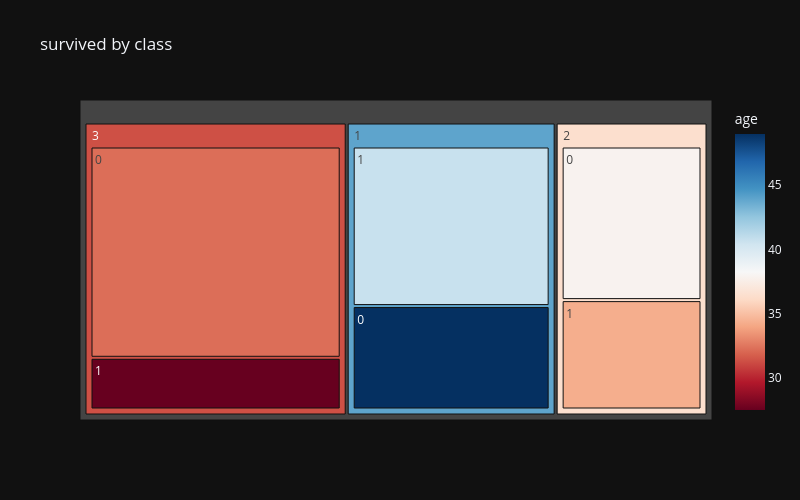

Here is the notebook cell this chart was saved with:
### Code cell
px.treemap(df, path=['pclass','survived'],values='age',
           title='survived by class',width=800,height=500,
           template='plotly_dark',color='age',color_continuous_scale='rdbu')

### Figure 1 — Plotly figure (JSON) as saved in the notebook; plotly's stock layout.template omitted (floating-point values rounded to 4 significant figures)
{"data": [{"branchvalues": "total", "customdata": [[32.26], [40.68], [27.53], [48.96], [34.3], [37.9], [31.33], [43.93], [36.4]], "domain": {"x": [0, 1], "y": [0, 1]}, "hovertemplate": "labels=%{label}<br>age_sum=%{value}<br>parent=%{parent}<br>id=%{id}<br>age=%{color}<extra></extra>", "ids": ["3/0", "1/1", "3/1", "1/0", "2/1", "2/0", "3", "1", "2"], "labels": ["0", "1", "1", "0", "1", "0", "3", "1", "2"], "marker": {"coloraxis": "coloraxis", "colors": [32.26, 40.68, 27.53, 48.96, 34.3, 37.9, 31.33, 43.93, 36.4]}, "name": "", "parents": ["3", "1", "3", "1", "2", "2", "", "", ""], "type": "treemap", "values": [7170.0, 4315.0, 1755.0, 2796.0, 2150.0, 3019.0, 8925.0, 7111.0, 5169.0]}], "layout": {"coloraxis": {"colorbar": {"title": {"text": "age"}}, "colorscale": [[0, "rgb(103,0,31)"], [0.1, "rgb(178,24,43)"], [0.2, "rgb(214,96,77)"], [0.3, "rgb(244,165,130)"], [0.4, "rgb(253,219,199)"], [0.5, "rgb(247,247,247)"], [0.6, "rgb(209,229,240)"], [0.7, "rgb(146,197,222)"], [0.8, "rgb(67,147,195)"], [0.9, "rgb(33,102,172)"], [1, "rgb(5,48,97)"]]}, "height": 500, "legend": {"tracegroupgap": 0}, "title": {"text": "survived by class"}, "width": 800}}
